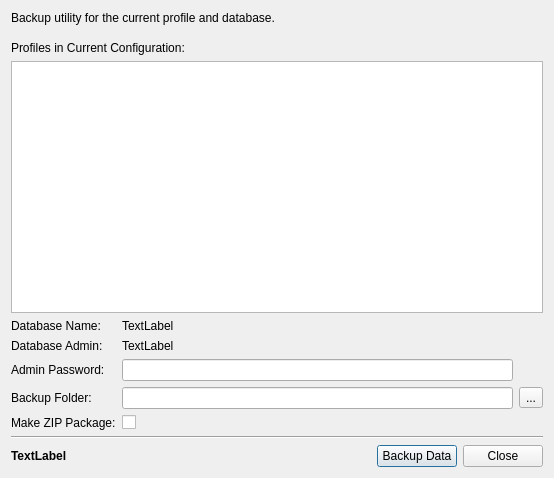
<?xml version="1.0" encoding="UTF-8"?>
<ui version="4.0">
 <class>dlgDBProfileBackup</class>
 <widget class="QDialog" name="dlgDBProfileBackup">
  <property name="geometry">
   <rect>
    <x>0</x>
    <y>0</y>
    <width>554</width>
    <height>478</height>
   </rect>
  </property>
  <property name="windowTitle">
   <string>Backup</string>
  </property>
  <layout class="QVBoxLayout" name="verticalLayout">
   <item>
    <layout class="QHBoxLayout" name="horizontalLayout_2">
     <property name="bottomMargin">
      <number>10</number>
     </property>
     <item>
      <widget class="QLabel" name="label_2">
       <property name="text">
        <string>Backup utility for the current profile and database.</string>
       </property>
      </widget>
     </item>
    </layout>
   </item>
   <item>
    <layout class="QGridLayout" name="gridLayout">
     <property name="topMargin">
      <number>0</number>
     </property>
     <item row="5" column="2">
      <widget class="QToolButton" name="tbBackupFolder">
       <property name="text">
        <string>...</string>
       </property>
       <property name="icon">
        <iconset>
         <normaloff>:/plugins/stdm/images/icons/open_file.png</normaloff>:/plugins/stdm/images/icons/open_file.png</iconset>
       </property>
      </widget>
     </item>
     <item row="4" column="0">
      <widget class="QLabel" name="label_5">
       <property name="maximumSize">
        <size>
         <width>100</width>
         <height>16777215</height>
        </size>
       </property>
       <property name="text">
        <string>Admin Password:</string>
       </property>
      </widget>
     </item>
     <item row="5" column="1">
      <widget class="QLineEdit" name="edtBackupFolder">
       <property name="readOnly">
        <bool>true</bool>
       </property>
      </widget>
     </item>
     <item row="6" column="0">
      <widget class="QLabel" name="label_6">
       <property name="text">
        <string>Make ZIP Package:</string>
       </property>
      </widget>
     </item>
     <item row="5" column="0">
      <widget class="QLabel" name="label">
       <property name="text">
        <string>Backup Folder:</string>
       </property>
      </widget>
     </item>
     <item row="3" column="0">
      <widget class="QLabel" name="label_4">
       <property name="maximumSize">
        <size>
         <width>100</width>
         <height>16777215</height>
        </size>
       </property>
       <property name="text">
        <string>Database Admin:</string>
       </property>
      </widget>
     </item>
     <item row="2" column="0">
      <widget class="QLabel" name="label_3">
       <property name="text">
        <string>Database Name:</string>
       </property>
      </widget>
     </item>
     <item row="2" column="1">
      <widget class="QLabel" name="txtDBName">
       <property name="text">
        <string>TextLabel</string>
       </property>
      </widget>
     </item>
     <item row="4" column="1">
      <widget class="QLineEdit" name="edtAdminPassword">
       <property name="echoMode">
        <enum>QLineEdit::Password</enum>
       </property>
      </widget>
     </item>
     <item row="3" column="1">
      <widget class="QLabel" name="txtAdmin">
       <property name="text">
        <string>TextLabel</string>
       </property>
      </widget>
     </item>
     <item row="6" column="1">
      <widget class="QCheckBox" name="cbCompress">
       <property name="text">
        <string/>
       </property>
      </widget>
     </item>
     <item row="0" column="0" colspan="2">
      <widget class="QLabel" name="label_8">
       <property name="text">
        <string>Profiles in Current Configuration:</string>
       </property>
      </widget>
     </item>
     <item row="1" column="0" colspan="3">
      <widget class="QTreeWidget" name="twProfiles">
       <attribute name="headerVisible">
        <bool>false</bool>
       </attribute>
       <column>
        <property name="text">
         <string notr="true">1</string>
        </property>
       </column>
      </widget>
     </item>
    </layout>
   </item>
   <item>
    <widget class="Line" name="line">
     <property name="orientation">
      <enum>Qt::Horizontal</enum>
     </property>
    </widget>
   </item>
   <item>
    <layout class="QHBoxLayout" name="horizontalLayout">
     <item>
      <widget class="QLabel" name="lblStatus">
       <property name="font">
        <font>
         <weight>75</weight>
         <bold>true</bold>
        </font>
       </property>
       <property name="text">
        <string>TextLabel</string>
       </property>
      </widget>
     </item>
     <item>
      <spacer name="horizontalSpacer">
       <property name="orientation">
        <enum>Qt::Horizontal</enum>
       </property>
       <property name="sizeHint" stdset="0">
        <size>
         <width>40</width>
         <height>20</height>
        </size>
       </property>
      </spacer>
     </item>
     <item>
      <widget class="QPushButton" name="btnBackup">
       <property name="text">
        <string>Backup Data</string>
       </property>
       <property name="icon">
        <iconset>
         <normaloff>:/plugins/stdm/images/icons/save.png</normaloff>:/plugins/stdm/images/icons/save.png</iconset>
       </property>
      </widget>
     </item>
     <item>
      <widget class="QPushButton" name="btnClose">
       <property name="text">
        <string>Close</string>
       </property>
       <property name="icon">
        <iconset>
         <normaloff>:/plugins/stdm/images/icons/remove.png</normaloff>:/plugins/stdm/images/icons/remove.png</iconset>
       </property>
      </widget>
     </item>
    </layout>
   </item>
  </layout>
 </widget>
 <resources/>
 <connections/>
</ui>
